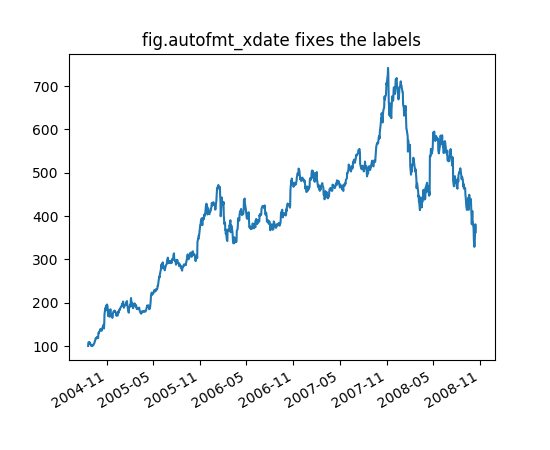

This chart was generated by the following Python code:
plt.close('all')
fig, ax = plt.subplots(1)
ax.plot(date, r.close)

# rotate and align the tick labels so they look better
fig.autofmt_xdate()

# use a more precise date string for the x axis locations in the
# toolbar
import matplotlib.dates as mdates
ax.fmt_xdata = mdates.DateFormatter('%Y-%m-%d')
plt.title('fig.autofmt_xdate fixes the labels')
